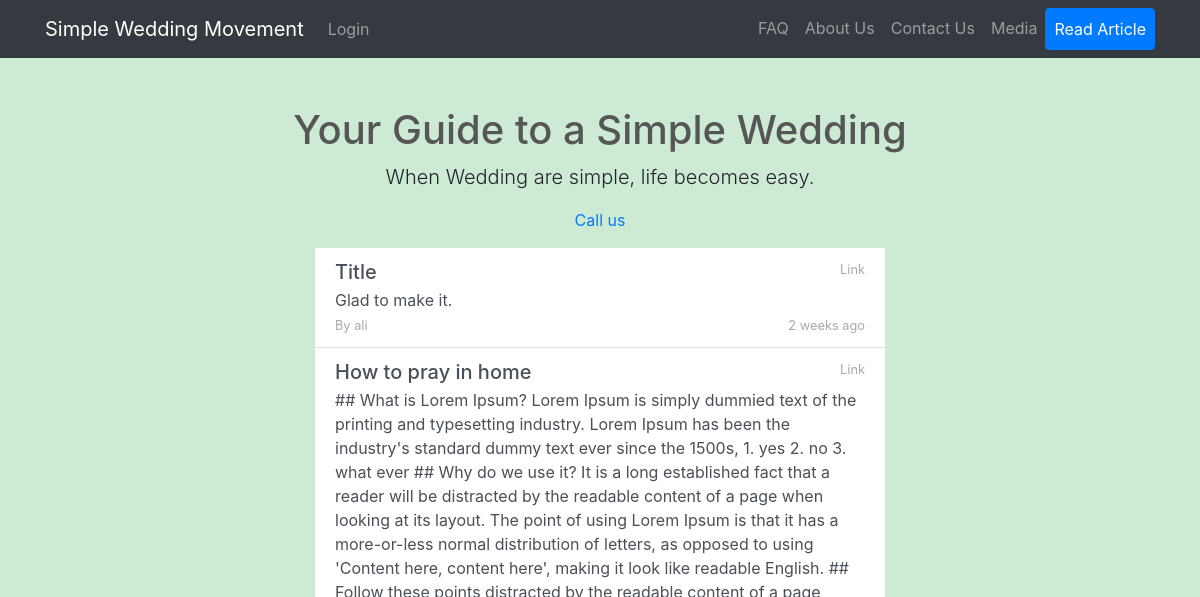
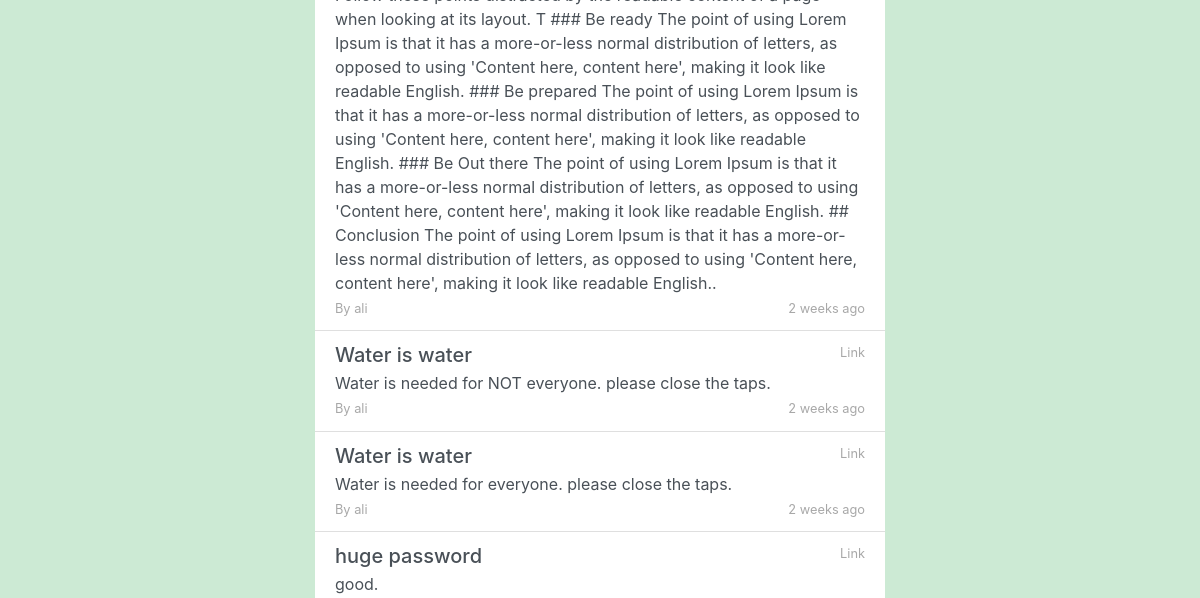
/blog/ (upper part), run on an earlier commit of the app's database (2 pictures, top to bottom).
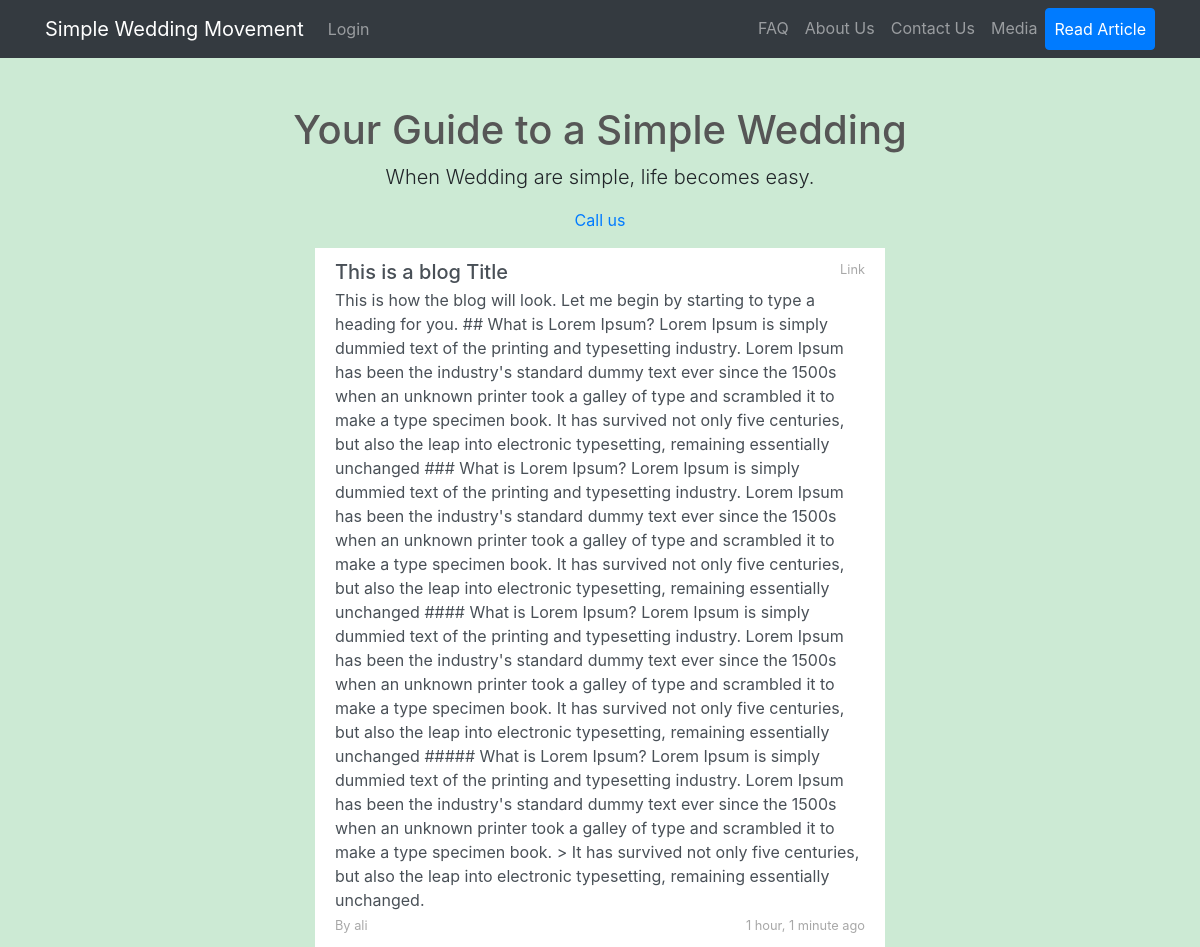
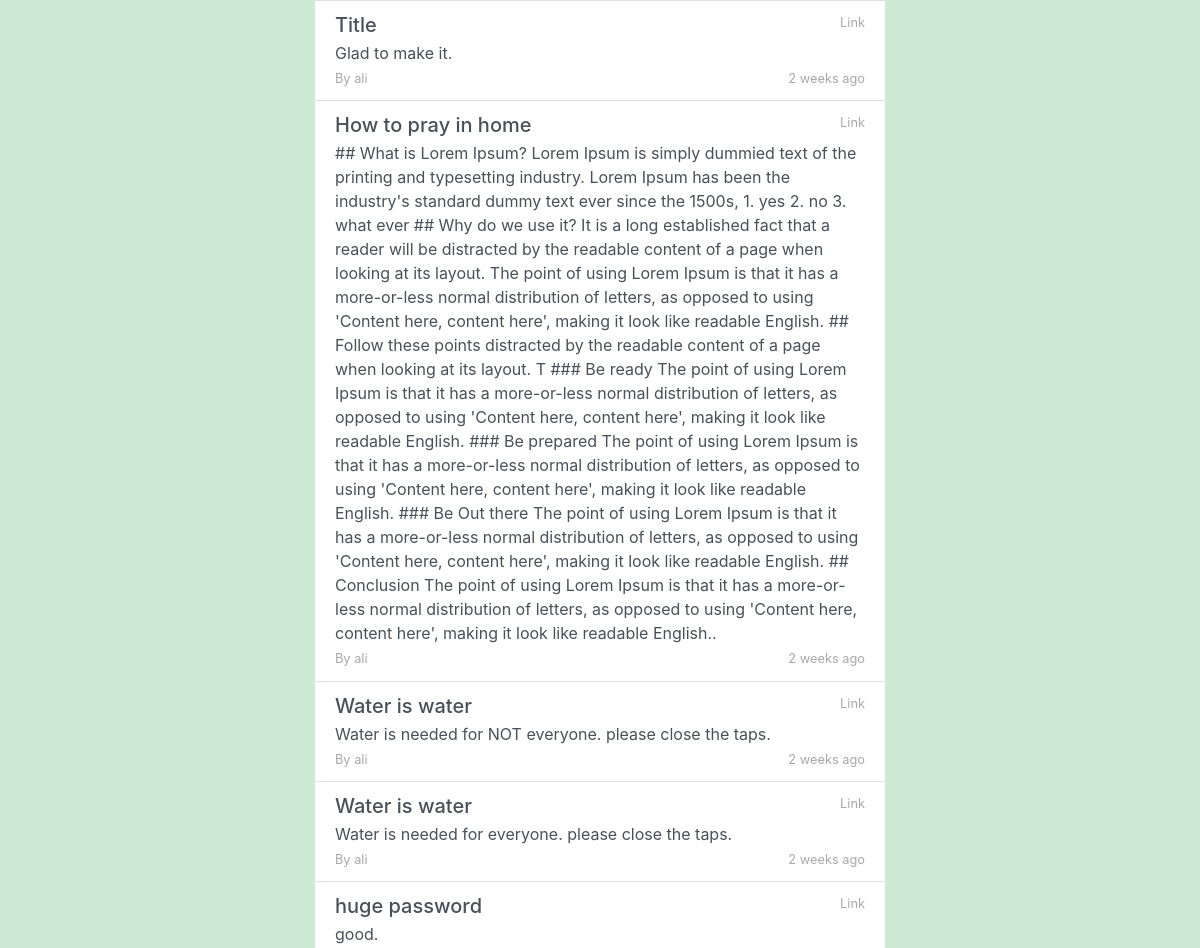
And on a later commit of the database (2 pictures, top to bottom).
### core/models.py (models this page shows, shortened)
class Post(models.Model):
    user = models.ForeignKey(settings.AUTH_USER_MODEL, default=1, on_delete=models.CASCADE)
    title = models.CharField(max_length=300)
    link = models.CharField(max_length=2200, blank=True)
    detail = models.TextField(max_length=2200)
    slug = models.SlugField(max_length=200, unique=True)
    catagory = models.ForeignKey(catagories, related_name='posts', default=1, on_delete=models.CASCADE)
    publish = models.BooleanField(default=False)
    timestamp = models.DateTimeField(auto_now=False, auto_now_add=True)
    updated = models.DateTimeField(auto_now=True, auto_now_add=False)
    class Meta:
        ordering = ["-timestamp", "-updated"]

class catagories(models.Model):
    catagory_name = models.CharField(max_length=20)
    description = models.TextField(max_length=160)
    timestamp = models.DateTimeField(auto_now=False, auto_now_add=True)
    updated = models.DateTimeField(auto_now=True, auto_now_add=False)
    def __str__(self):
        return self.catagory_name
    class Meta:
        ordering = ["-timestamp", "-updated"]

### core/views.py (the view)
# urls.py: path('', TemplateView.as_view(template_name='welcome.html'), name='index'),
def index(request):
	links = Post.objects.filter(publish=True)
	context = {
		'production' : settings.PRODUCTION,
		'links' : links,
	}
	return render(request, 'core/blog_list.html', context)

### core/templates/core/blog_list.html (shortened to what this page needs)
{% extends 'base.html' %}
{% load static %}
{% block content %}
<div class="container">
  <div class="row">
    <div class="col-lg-12 text-center">
      <h1 class="mt-5" style="color: #565656">Your Guide to a Simple Wedding</h1>
      <p class="lead">When Wedding are simple, life becomes easy.</p>
      <ul class="list-unstyled">
        <li><a href="tel:+918008245395">Call us</a></li>
      </ul>
    </div>
  </div>
</div>
<section class="col-lg-6 offset-lg-3 col-sm-12 col-md-12">
  <div class="list-group list-group-flush">
    {% for link in links %}
    <a href=" {% if link.link %}  {{link.link}} {% else %} {% url 'core:article' link.slug %} {% endif %}" class="link-box list-group-item list-group-item-action flex-column align-items-start">
      <div class="d-flex w-100 justify-content-between">
        <h5 class="mb-1">{{link.title}}</h5>
        <small class="extra-text">{{link.catagory}}</small>
      </div>
      <p class="mb-1">{{link.detail}}.</p>
      <div class="d-flex w-100 justify-content-between">
        <small class="extra-text">By {{link.user}}</small>
        <small class="extra-text">{{link.timestamp|timesince}} ago</small>
      </div>
    </a>
    {% endfor %}
  </div>
</section>
{% endblock %}

What changed in the data, as far as the page shows it:
added Post: title "This is a blog Title", catagory "Link", detail "This is how the blog will look. Let me begin by starting to type a heading for you. ## What is Lorem Ipsum? Lorem Ipsum is simply dummied text of the printing and typesetting industry. Lorem Ipsum has been the industry's standard dummy text ever since the 1500s when an unknown printer took a galley of type and scrambled it to make a type specimen book. It has survived not only five centuries, but also the leap into electronic typesetting, remaining essentially unchanged ### What is Lorem Ipsum? Lorem Ipsum is simply dummied text of the printing and typesetting industry. Lorem Ipsum has been the industry's standard dummy text ever since the 1500s when an unknown printer took a galley of type…", user "ali", timestamp "1 hour, 1 minute"
